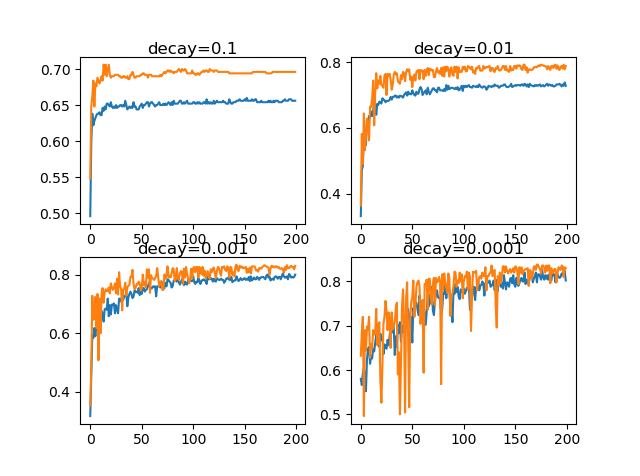

Generate this figure with Python:
# -*- coding: utf-8 -*-
"""
Created on Mon Mar 16 10:54:39 2020

@author: prasa
"""

# study of decay rate on accuracy for blobs problem
from sklearn.datasets import make_blobs
from keras.layers import Dense
from keras.models import Sequential
from keras.optimizers import SGD
from keras.utils import to_categorical
from matplotlib import pyplot

# prepare train and test dataset
def prepare_data():
	# generate 2d classification dataset
	X, y = make_blobs(n_samples=1000, centers=3, n_features=2, cluster_std=2, random_state=2)
	# one hot encode output variable
	y = to_categorical(y)
	# split into train and test
	n_train = 500
	trainX, testX = X[:n_train, :], X[n_train:, :]
	trainy, testy = y[:n_train], y[n_train:]
	return trainX, trainy, testX, testy

# fit a model and plot learning curve
def fit_model(trainX, trainy, testX, testy, decay):
	# define model
	model = Sequential()
	model.add(Dense(50, input_dim=2, activation='relu', kernel_initializer='he_uniform'))
	model.add(Dense(3, activation='softmax'))
	# compile model
	opt = SGD(lr=0.01, decay=decay)
	model.compile(loss='categorical_crossentropy', optimizer=opt, metrics=['accuracy'])
	# fit model
	history = model.fit(trainX, trainy, validation_data=(testX, testy), epochs=200, verbose=0)
	# plot learning curves
	pyplot.plot(history.history['accuracy'], label='train')
	pyplot.plot(history.history['val_accuracy'], label='test')
	pyplot.title('decay='+str(decay), pad=-80)

# prepare dataset
trainX, trainy, testX, testy = prepare_data()
# create learning curves for different decay rates
decay_rates = [1E-1, 1E-2, 1E-3, 1E-4]
for i in range(len(decay_rates)):
	# determine the plot number
    
	plot_no = 220 + (i+1)
	print(decay_rates[i])
	pyplot.subplot(plot_no)
	# fit model and plot learning curves for a decay rate
	fit_model(trainX, trainy, testX, testy, decay_rates[i])
# show learning curves
pyplot.show()
